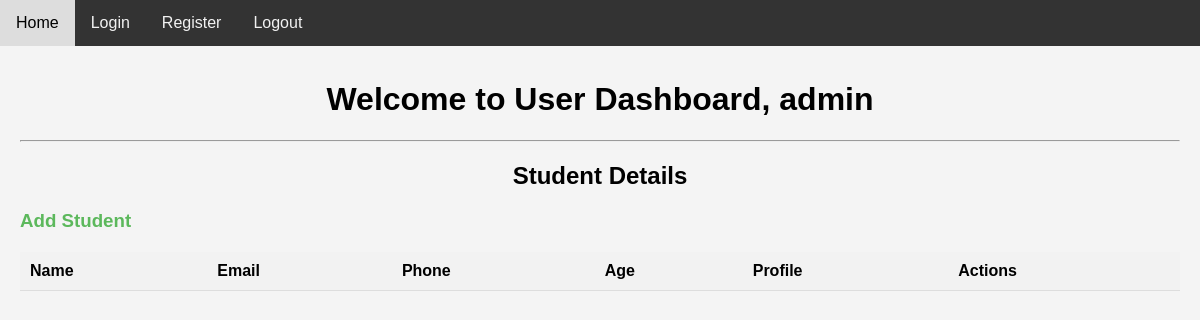
Page /user-dash (signed in) on the earlier database version.
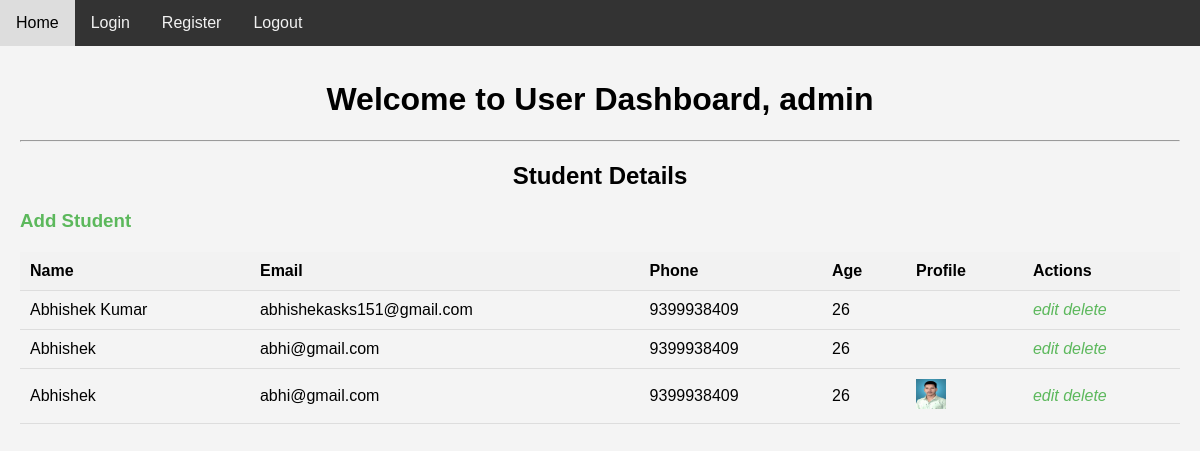
Same page on the later database version.
### APP/models.py (models this page shows, shortened)
class MyUser(AbstractUser):
    GENDER_CHOICES = (
        ('Male', 'Male'),
        ('Female', 'Female'),
        ('Other', 'Other'),
    )
    ADMIN = 1
    USER = 2
    ROLES = (
        (ADMIN, 'Admin User'),
        (USER, 'User'),
    )
    role = models.IntegerField(
        choices=ROLES, default=ROLES[1][0], blank=True, null=True)
    gender = models.CharField(
        choices=GENDER_CHOICES, default=GENDER_CHOICES[0], max_length=20, blank=True, null=True)
    def __str__(self):
        return self.username

class Student(models.Model):
    name = models.CharField(max_length=100, null=True, blank=True)
    age = models.PositiveIntegerField(null=True, blank=True)
    email = models.EmailField(max_length=100, null=True, blank=True)
    phone = models.CharField(max_length=15, null=True, blank=True)
    photo = models.ImageField(upload_to='Profile', blank=True, null=True)

### APP/views.py (the view)
# urls.py: path('user-dash', views.user_dashboard, name="user_dashboard"),
@login_required(login_url="/login")
@user_passes_test(UserRole, login_url="/login")
def user_dashboard(request):
    students = Student.objects.all()
    contexts = {'students': students}
    return render(request, 'user_dashboard.html', contexts)

### APP/views.py (called while the page is built)
def UserRole(user):
    return user.role == 2

### APP/templates/user_dashboard.html (shortened to what this page needs)
{% load static %}
<!DOCTYPE html>
<html lang="en">
<head>
    <link href="{% static 'css/style.css' %}" rel="stylesheet">
</head>
<body>
    <div class="navbar">
        <a href="/">Home</a>
        <a href="/login/">Login</a>
        <a href="/register/">Register</a>
        <a href="/logout/">Logout</a>
    </div>
    <div class="content">
        <center><h1>Welcome to User Dashboard, {{request.user}}</h1></center>
        <hr>
        <h2>Student Details</h2>
        <h3>
            <a href="/student-add/">Add Student</a>
        </h3>
        <div>
            <table>
                <thead>
                    <tr>
                        <th>Name</th>
                        <th>Email</th>
                        <th>Phone</th>
                        <th>Age</th>
                        <th>Profile</th>
                        <th>Actions</th>
                    </tr>
                </thead>
                <tbody>
                    {% for student in students %}
                    <tr>
                        <td>{{student.name}}</td>
                        <td>{{student.email}}</td>
                        <td>{{student.phone}}</td>
                        <td>{{student.age}}</td>
                        <td>
                            {% if student.photo %}
                                <img src="{{student.photo.url}}" width="30px" height="30px" alt="">
                            {% endif %}
                        </td>
                        <td>
                            <a href="/student-edit/{{student.id}}/">
                                <i>edit</i>
                            </a>
                            <a href="/student-delete/{{student.id}}/">
                                <i>delete</i>
                            </a>
                        </td>
                    </tr>
                    {% endfor %}
                </tbody>
            </table>
        </div>
    </div>
</body>
</html>

### static/css/style.css (style rules this page uses)
body { font-family: Arial, sans-serif; background-color: #f4f4f4; margin: 0; padding: 0; overflow: hidden; }
h2 { text-align: center; }
a { color: #5cb85c; text-decoration: none; }
.navbar { overflow: hidden; background-color: #333; position: fixed; top: 0; width: 100%; }
.navbar a { float: left; display: block; color: #f2f2f2; text-align: center; padding: 14px 16px; text-decoration: none; }
.content { padding: 60px 20px; }
table { width: 100%; border-collapse: collapse; margin: 20px 0; }
th, td { padding: 10px; text-align: left; border-bottom: 1px solid #ddd; }
th { background-color: #f2f2f2; }

Differences in the rows shown:
added Student: name "Abhishek Kumar", email "abhishekasks151@gmail.com", phone "9399938409", age "26"
added Student: name "Abhishek", email "abhi@gmail.com", phone "9399938409", age "26"
added Student: name "Abhishek", email "abhi@gmail.com", phone "9399938409", age "26", photo (picture)
